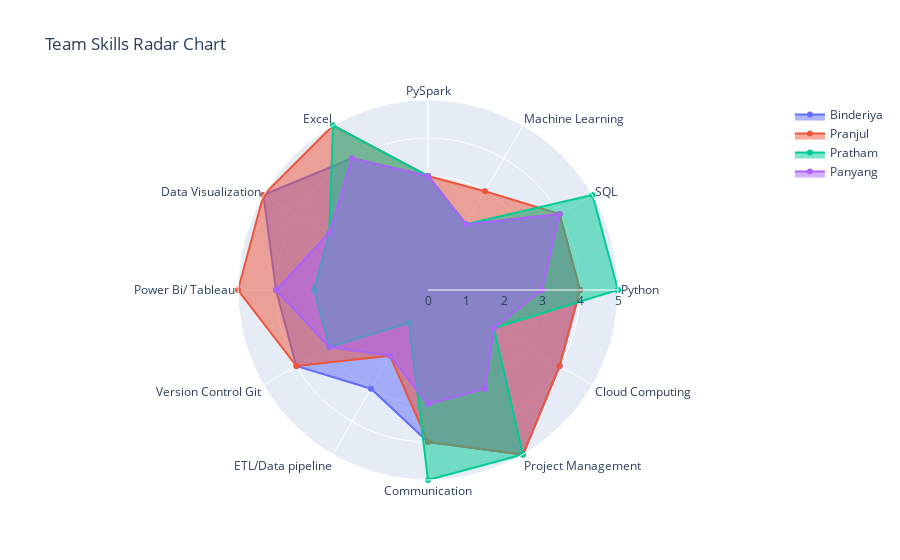

The notebook cell this image was saved under:
### Code cell
import plotly.graph_objects as go
fig = go.Figure()

for name in df_skills.index:
    values = df_skills.loc[name].tolist()
    values += values[:1]  # close the loop
    fig.add_trace(go.Scatterpolar(
        r=values,
        theta=df_skills.columns.tolist() + [df_skills.columns[0]],
        fill='toself',
        name=name
    ))

fig.update_layout(
    polar=dict(radialaxis=dict(visible=True, range=[0, 5])),
    showlegend=True,
    title='Team Skills Radar Chart'
)
fig.write_html("figures/skills_radar_chart.html")
fig.write_html("figures/skill_radar_chart.html") 
fig.show()

### Figure 1 — Plotly figure (JSON) as saved in the notebook; plotly's stock layout.template omitted (floating-point values rounded to 4 significant figures)
{"data": [{"fill": "toself", "name": "Binderiya", "r": [4, 4, 2, 3, 4, 5, 4, 4, 3, 4, 5, 4, 4], "theta": ["Python", "SQL", "Machine Learning", "PySpark", "Excel", "Data Visualization", "Power Bi/ Tableau", "Version Control Git", "ETL/Data pipeline", "Communication", "Project Management", "Cloud Computing", "Python"], "type": "scatterpolar"}, {"fill": "toself", "name": "Pranjul", "r": [4, 4, 3, 3, 5, 5, 5, 4, 2, 4, 5, 4, 4], "theta": ["Python", "SQL", "Machine Learning", "PySpark", "Excel", "Data Visualization", "Power Bi/ Tableau", "Version Control Git", "ETL/Data pipeline", "Communication", "Project Management", "Cloud Computing", "Python"], "type": "scatterpolar"}, {"fill": "toself", "name": "Pratham", "r": [5, 5, 2, 3, 5, 3, 3, 3, 1, 5, 5, 2, 5], "theta": ["Python", "SQL", "Machine Learning", "PySpark", "Excel", "Data Visualization", "Power Bi/ Tableau", "Version Control Git", "ETL/Data pipeline", "Communication", "Project Management", "Cloud Computing", "Python"], "type": "scatterpolar"}, {"fill": "toself", "name": "Panyang", "r": [3, 4, 2, 3, 4, 3, 4, 3, 2, 3, 3, 2, 3], "theta": ["Python", "SQL", "Machine Learning", "PySpark", "Excel", "Data Visualization", "Power Bi/ Tableau", "Version Control Git", "ETL/Data pipeline", "Communication", "Project Management", "Cloud Computing", "Python"], "type": "scatterpolar"}], "layout": {"polar": {"radialaxis": {"range": [0, 5], "visible": true}}, "showlegend": true, "title": {"text": "Team Skills Radar Chart"}}}
